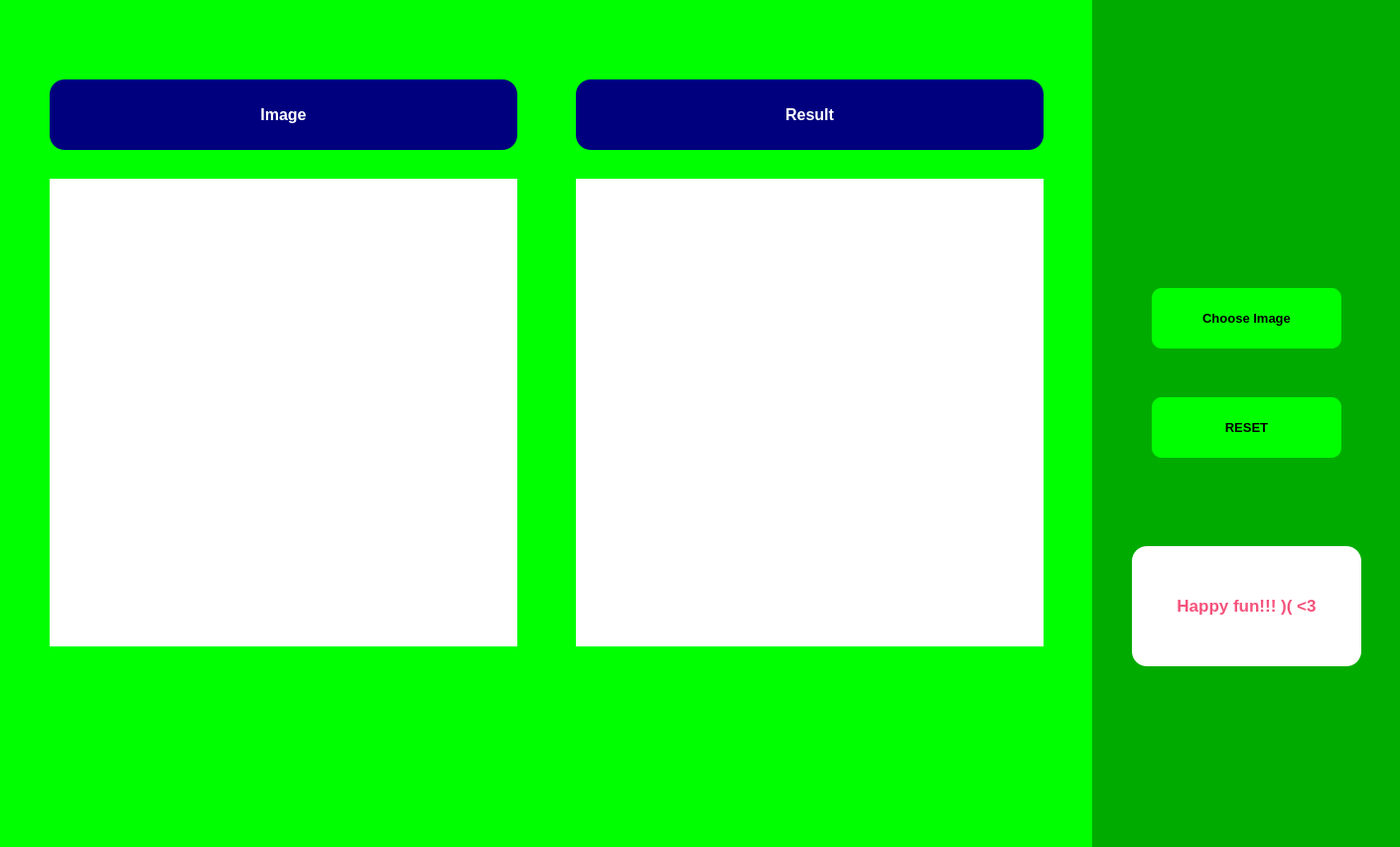
<?xml version="1.0" encoding="UTF-8"?>
<ui version="4.0">
 <class>JPEG</class>
 <widget class="QMainWindow" name="JPEG">
  <property name="geometry">
   <rect>
    <x>0</x>
    <y>0</y>
    <width>1410</width>
    <height>853</height>
   </rect>
  </property>
  <property name="font">
   <font>
    <weight>50</weight>
    <bold>false</bold>
   </font>
  </property>
  <property name="windowTitle">
   <string>IMAGE PROCESSING</string>
  </property>
  <property name="styleSheet">
   <string notr="true">background-color: rgb(0, 255, 0);
setWordWrap: True</string>
  </property>
  <property name="inputMethodHints">
   <set>Qt::ImhNone</set>
  </property>
  <property name="documentMode">
   <bool>false</bool>
  </property>
  <property name="dockOptions">
   <set>QMainWindow::AllowTabbedDocks|QMainWindow::AnimatedDocks</set>
  </property>
  <widget class="QWidget" name="centralwidget">
   <widget class="QLabel" name="aft_frame">
    <property name="geometry">
     <rect>
      <x>580</x>
      <y>180</y>
      <width>471</width>
      <height>471</height>
     </rect>
    </property>
    <property name="styleSheet">
     <string notr="true">background-color: rgb(255, 255, 255);</string>
    </property>
    <property name="text">
     <string/>
    </property>
   </widget>
   <widget class="QLabel" name="pre_img">
    <property name="enabled">
     <bool>true</bool>
    </property>
    <property name="geometry">
     <rect>
      <x>50</x>
      <y>80</y>
      <width>471</width>
      <height>71</height>
     </rect>
    </property>
    <property name="font">
     <font>
      <pointsize>12</pointsize>
      <weight>75</weight>
      <italic>false</italic>
      <bold>true</bold>
      <underline>false</underline>
      <strikeout>false</strikeout>
     </font>
    </property>
    <property name="cursor">
     <cursorShape>ArrowCursor</cursorShape>
    </property>
    <property name="acceptDrops">
     <bool>false</bool>
    </property>
    <property name="toolTip">
     <string/>
    </property>
    <property name="layoutDirection">
     <enum>Qt::LeftToRight</enum>
    </property>
    <property name="styleSheet">
     <string notr="true">background-color: rgb(0, 0, 127);
color: rgb(255, 255, 255);
border-radius: 15px;
</string>
    </property>
    <property name="frameShape">
     <enum>QFrame::NoFrame</enum>
    </property>
    <property name="frameShadow">
     <enum>QFrame::Plain</enum>
    </property>
    <property name="text">
     <string>Image</string>
    </property>
    <property name="scaledContents">
     <bool>false</bool>
    </property>
    <property name="alignment">
     <set>Qt::AlignCenter</set>
    </property>
   </widget>
   <widget class="QLabel" name="aft_img">
    <property name="geometry">
     <rect>
      <x>580</x>
      <y>80</y>
      <width>471</width>
      <height>71</height>
     </rect>
    </property>
    <property name="font">
     <font>
      <pointsize>12</pointsize>
      <weight>75</weight>
      <bold>true</bold>
     </font>
    </property>
    <property name="styleSheet">
     <string notr="true">background-color: rgb(0, 0, 127);
color: rgb(255, 255, 255);
border-radius: 15px;
</string>
    </property>
    <property name="text">
     <string>Result</string>
    </property>
    <property name="alignment">
     <set>Qt::AlignCenter</set>
    </property>
   </widget>
   <widget class="QPushButton" name="chooseImage">
    <property name="geometry">
     <rect>
      <x>1160</x>
      <y>290</y>
      <width>191</width>
      <height>61</height>
     </rect>
    </property>
    <property name="font">
     <font>
      <pointsize>10</pointsize>
      <weight>75</weight>
      <bold>true</bold>
     </font>
    </property>
    <property name="styleSheet">
     <string notr="true">background-color: rgb(0, 255, 0);
color: rgb(0, 0, 0);
border-radius: 10px;
</string>
    </property>
    <property name="text">
     <string>Choose Image</string>
    </property>
   </widget>
   <widget class="QPushButton" name="Reset">
    <property name="geometry">
     <rect>
      <x>1160</x>
      <y>400</y>
      <width>191</width>
      <height>61</height>
     </rect>
    </property>
    <property name="font">
     <font>
      <pointsize>10</pointsize>
      <weight>75</weight>
      <bold>true</bold>
     </font>
    </property>
    <property name="styleSheet">
     <string notr="true">background-color: rgb(0, 255, 0);
color: rgb(0, 0, 0);
border-radius: 10px;
</string>
    </property>
    <property name="text">
     <string>RESET</string>
    </property>
   </widget>
   <widget class="QLabel" name="author">
    <property name="geometry">
     <rect>
      <x>1140</x>
      <y>550</y>
      <width>231</width>
      <height>121</height>
     </rect>
    </property>
    <property name="font">
     <font>
      <pointsize>13</pointsize>
      <weight>75</weight>
      <bold>true</bold>
     </font>
    </property>
    <property name="styleSheet">
     <string notr="true">background-color: rgb(255, 255, 255);
border-radius: 15px;
color: rgb(245, 82, 123);
</string>
    </property>
    <property name="text">
     <string>Happy fun!!!                                            )( &lt;3</string>
    </property>
    <property name="alignment">
     <set>Qt::AlignCenter</set>
    </property>
    <property name="wordWrap">
     <bool>true</bool>
    </property>
   </widget>
   <widget class="QLabel" name="pre_frame">
    <property name="geometry">
     <rect>
      <x>50</x>
      <y>180</y>
      <width>471</width>
      <height>471</height>
     </rect>
    </property>
    <property name="styleSheet">
     <string notr="true">background-color: rgb(255, 255, 255);</string>
    </property>
    <property name="text">
     <string/>
    </property>
   </widget>
   <widget class="QLabel" name="aft_img_2">
    <property name="geometry">
     <rect>
      <x>1100</x>
      <y>0</y>
      <width>311</width>
      <height>861</height>
     </rect>
    </property>
    <property name="font">
     <font>
      <pointsize>12</pointsize>
      <weight>75</weight>
      <bold>true</bold>
     </font>
    </property>
    <property name="styleSheet">
     <string notr="true">background-color: rgb(0, 171, 0);</string>
    </property>
    <property name="text">
     <string/>
    </property>
    <property name="alignment">
     <set>Qt::AlignCenter</set>
    </property>
   </widget>
   <zorder>aft_img_2</zorder>
   <zorder>aft_frame</zorder>
   <zorder>pre_img</zorder>
   <zorder>aft_img</zorder>
   <zorder>chooseImage</zorder>
   <zorder>Reset</zorder>
   <zorder>author</zorder>
   <zorder>pre_frame</zorder>
  </widget>
 </widget>
 <resources/>
 <connections/>
</ui>
